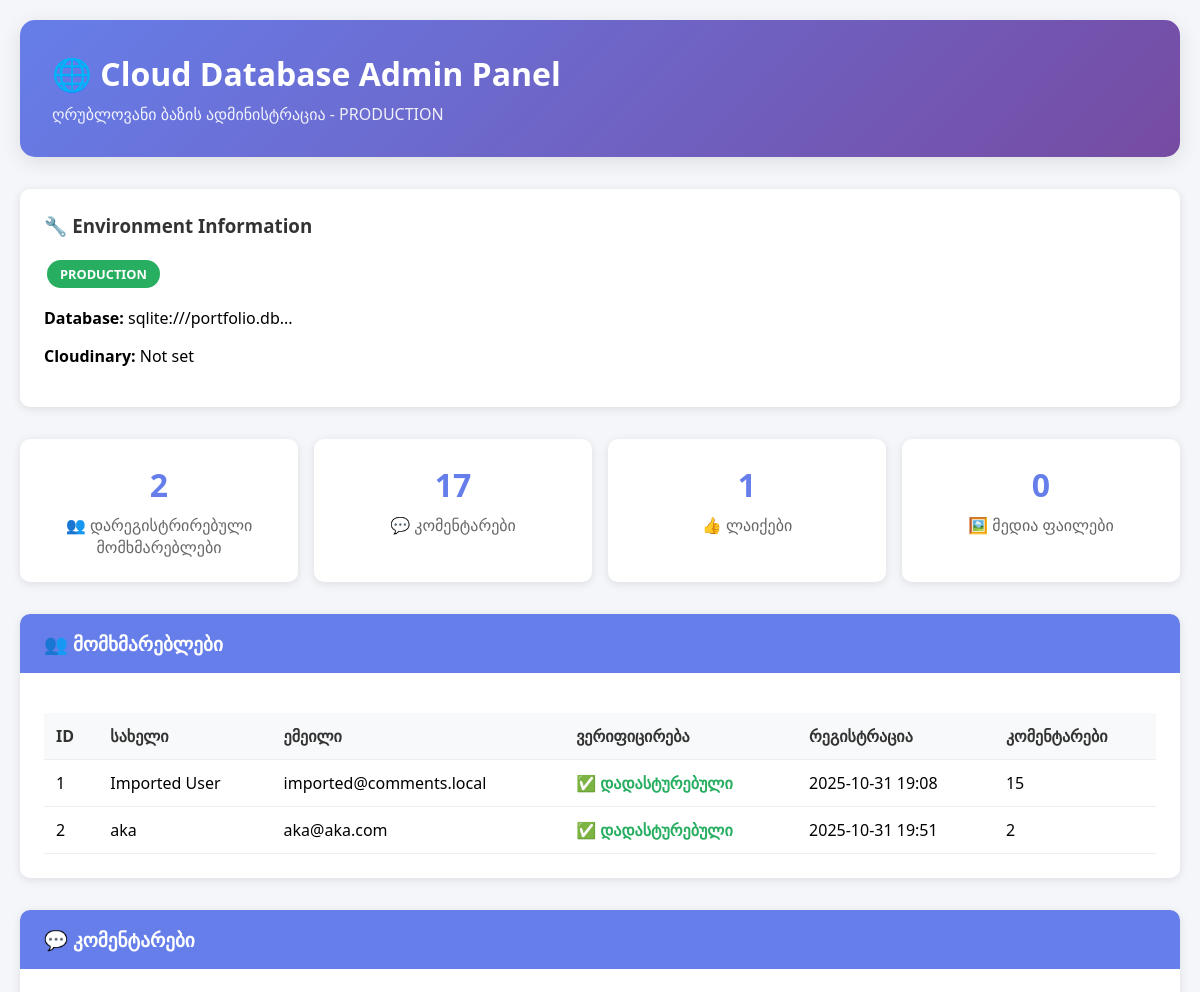
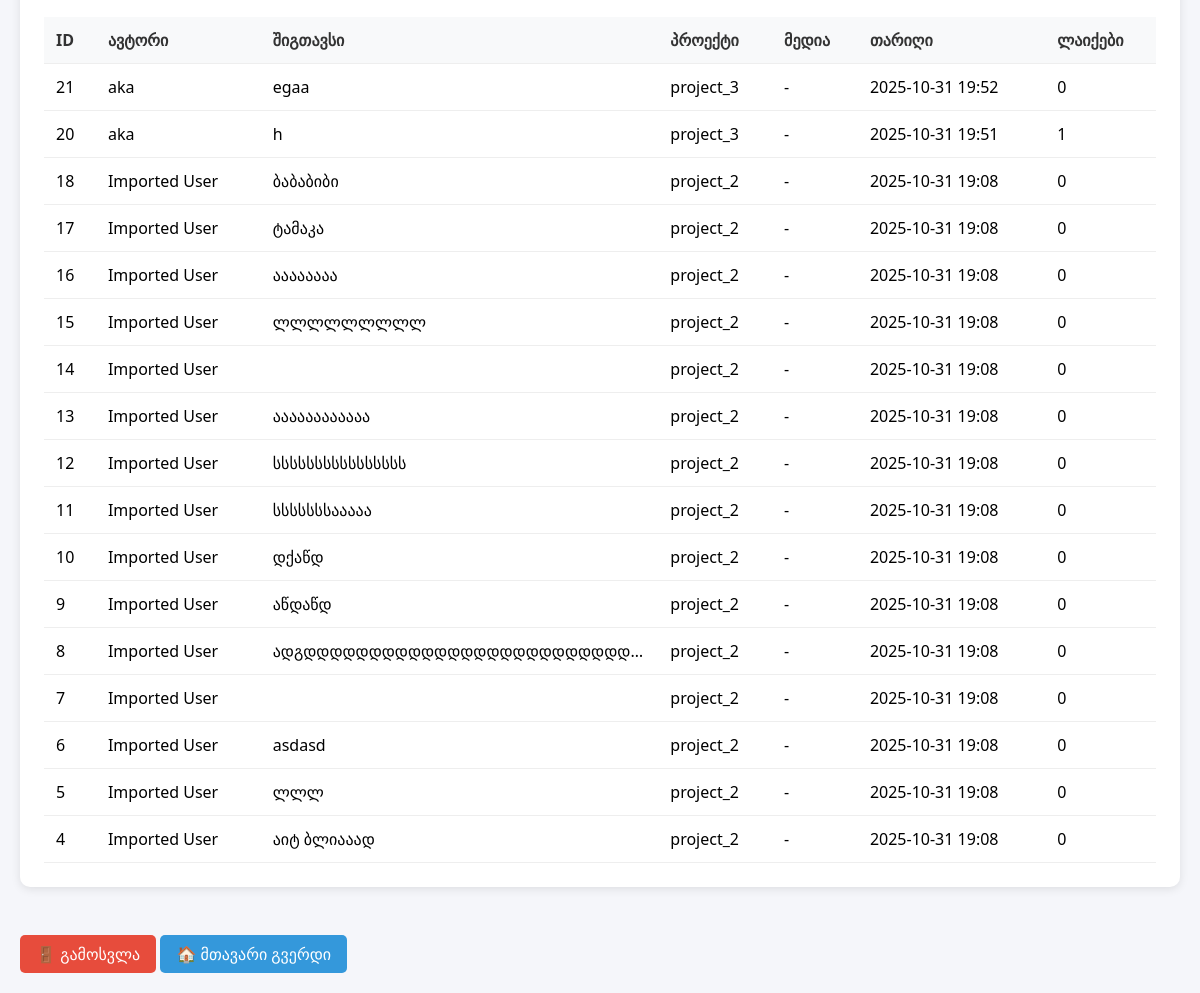
The page /cloud-admin (signed in) on the database as committed earlier (2 pictures, top to bottom).
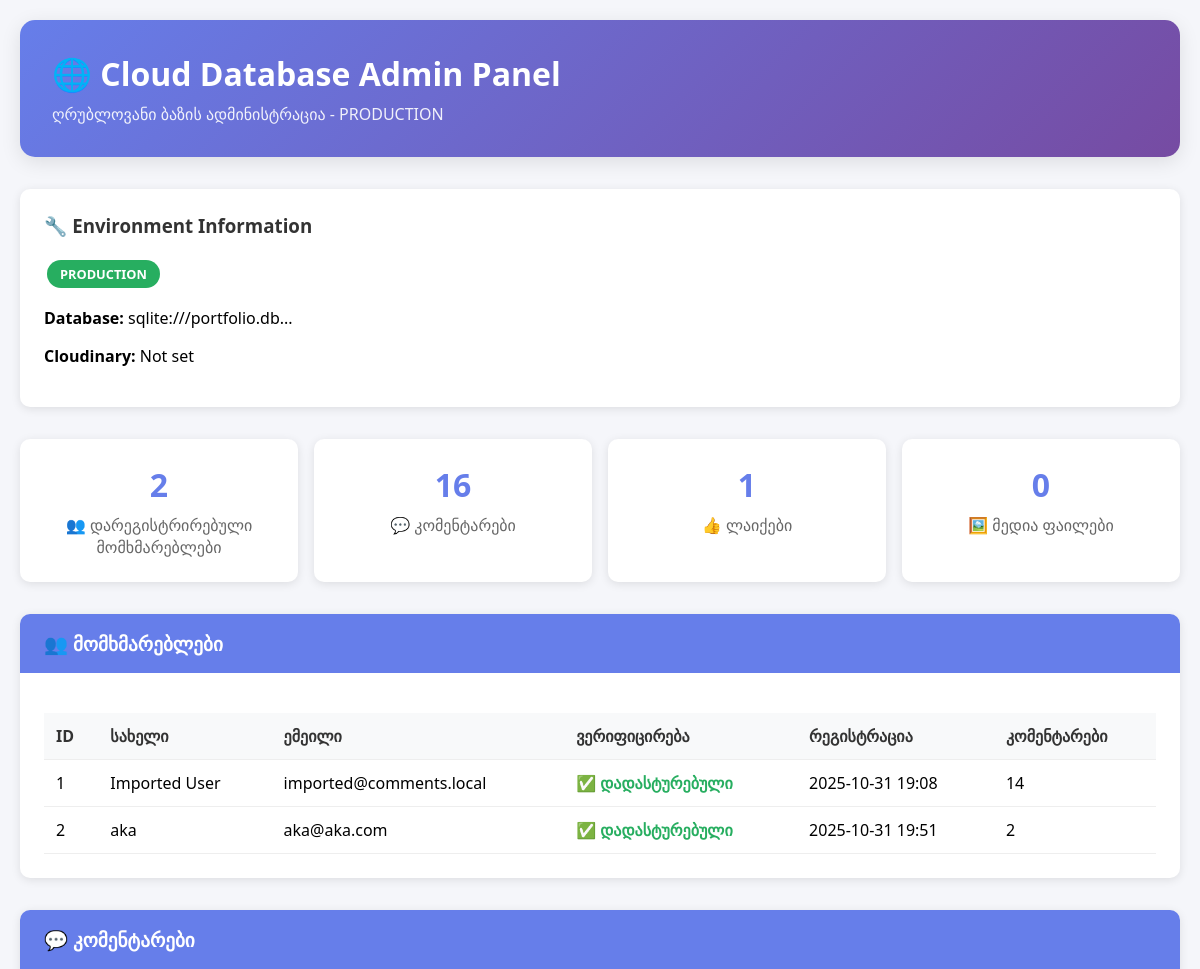
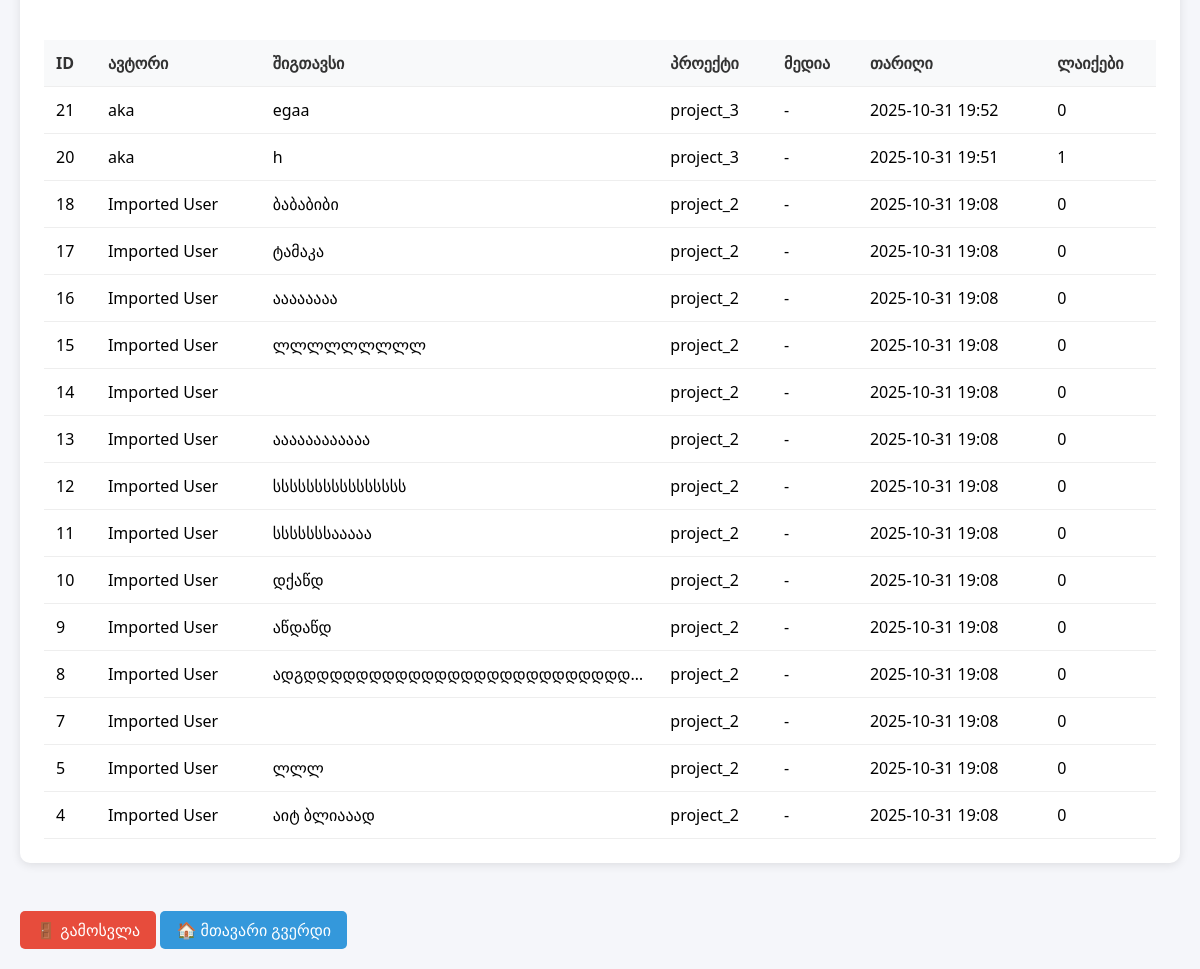
The same page on the database as committed later (2 pictures, top to bottom).
### models.py (models this page shows, shortened)
class User(UserMixin, db.Model):
    id = db.Column(db.Integer, primary_key=True)
    name = db.Column(db.String(50), nullable=False)
    email = db.Column(db.String(120), unique=True, nullable=False)
    password_hash = db.Column(db.String(128), nullable=False)
    email_verified = db.Column(db.Boolean, default=False, nullable=False)
    verification_token = db.Column(db.String(100), nullable=True)
    reset_token = db.Column(db.String(100), nullable=True)
    reset_token_expires = db.Column(db.DateTime, nullable=True)
    created_at = db.Column(db.DateTime, default=datetime.utcnow)
    is_active = db.Column(db.Boolean, default=True)
    comments = db.relationship('Comment', backref='author', lazy=True)

class Comment(db.Model):
    id = db.Column(db.Integer, primary_key=True)
    content = db.Column(db.Text, nullable=False)
    project_id = db.Column(db.String(50), nullable=False)
    user_id = db.Column(db.Integer, db.ForeignKey('user.id'), nullable=False)  # Required for registered users only
    parent_id = db.Column(db.Integer, db.ForeignKey('comment.id'), nullable=True)
    media_urls = db.Column(db.Text, nullable=True)  # JSON array of Cloudinary URLs
    created_at = db.Column(db.DateTime, default=datetime.utcnow)
    replies = db.relationship('Comment', backref=db.backref('parent', remote_side=[id]), lazy=True)
    likes = db.relationship('Like', backref='comment', lazy=True, cascade='all, delete-orphan')
    def get_like_count(self):
        return len(self.likes)

### app.py (the view, shortened to what this page needs)
@app.route('/cloud-admin', methods=['GET', 'POST'])
def cloud_admin():
    if not session.get('cloud_admin'):
        return render_template('cloud_admin_login.html')
    try:
        users = User.query.all()
        comments = Comment.query.order_by(Comment.created_at.desc()).all()
        likes = Like.query.all()
        env_info = {
            'database_url': os.environ.get('DATABASE_URL', 'Local SQLite'),
            'cloudinary_cloud': os.environ.get('CLOUDINARY_CLOUD_NAME', 'Not set'),
            'environment': 'PRODUCTION' if os.environ.get('DATABASE_URL') else 'DEVELOPMENT'
        }
        return render_template('cloud_admin_panel.html',
                             users=users,
                             comments=comments,
                             likes=likes,
                             env_info=env_info)
    except Exception as e:
        flash(f'Database error: {e}', 'error')
        return render_template('cloud_admin_login.html')

### templates/cloud_admin_panel.html (shortened to what this page needs)
<!DOCTYPE html>
<html lang="ka">
<head>
</head>
<body>
    <div class="container">
        <div class="header">
            <h1>🌐 Cloud Database Admin Panel</h1>
            <p>ღრუბლოვანი ბაზის ადმინისტრაცია - {{ env_info.environment }}</p>
        </div>
        <div class="env-info">
            <h3>🔧 Environment Information</h3>
            <div>
                <span class="env-badge {% if env_info.environment == 'PRODUCTION' %}env-production{% else %}env-development{% endif %}">
                    {{ env_info.environment }}
                </span>
            </div>
            <p><strong>Database:</strong> {{ env_info.database_url[:50] }}...</p>
            <p><strong>Cloudinary:</strong> {{ env_info.cloudinary_cloud }}</p>
        </div>
        <div class="stats">
            <div class="stat-card">
                <div class="stat-number">{{ users|length }}</div>
                <div class="stat-label">👥 დარეგისტრირებული მომხმარებლები</div>
            </div>
            <div class="stat-card">
                <div class="stat-number">{{ comments|length }}</div>
                <div class="stat-label">💬 კომენტარები</div>
            </div>
            <div class="stat-card">
                <div class="stat-number">{{ likes|length }}</div>
                <div class="stat-label">👍 ლაიქები</div>
            </div>
            <div class="stat-card">
                <div class="stat-number">{{ comments|selectattr('media_url')|list|length }}</div>
                <div class="stat-label">🖼️ მედია ფაილები</div>
            </div>
        </div>
        <div class="section">
            <div class="section-header">👥 მომხმარებლები</div>
            <div class="section-content">
                {% if users %}
                <table class="data-table">
                    <thead>
                        <tr>
                            <th>ID</th>
                            <th>სახელი</th>
                            <th>ემეილი</th>
                            <th>ვერიფიცირება</th>
                            <th>რეგისტრაცია</th>
                            <th>კომენტარები</th>
                        </tr>
                    </thead>
                    <tbody>
                        {% for user in users %}
                        <tr>
                            <td>{{ user.id }}</td>
                            <td>{{ user.name }}</td>
                            <td>{{ user.email }}</td>
                            <td>
                                {% if user.email_verified %}
                                    <span class="user-verified">✅ დადასტურებული</span>
                                {% else %}
                                    <span class="user-unverified">⏳ მოლოდინში</span>
                                {% endif %}
                            </td>
                            <td>{{ user.created_at.strftime('%Y-%m-%d %H:%M') if user.created_at else 'N/A' }}</td>
                            <td>{{ user.comments|length }}</td>
                        </tr>
                        {% endfor %}
                    </tbody>
                </table>
                {% else %}
                <p>მომხმარებლები ჯერ არ არის დარეგისტრირებული.</p>
                {% endif %}
            </div>
        </div>
        <div class="section">
            <div class="section-header">💬 კომენტარები</div>
            <div class="section-content">
                {% if comments %}
                <table class="data-table">
                    <thead>
                        <tr>
                            <th>ID</th>
                            <th>ავტორი</th>
                            <th>შიგთავსი</th>
                            <th>პროექტი</th>
                            <th>მედია</th>
                            <th>თარიღი</th>
                            <th>ლაიქები</th>
                        </tr>
                    </thead>
                    <tbody>
                        {% for comment in comments %}
                        <tr>
                            <td>{{ comment.id }}</td>
                            <td>{{ comment.author.name if comment.author else 'ანონიმური' }}</td>
                            <td class="comment-content">{{ comment.content[:100] }}{% if comment.content|length > 100 %}...{% endif %}</td>
                            <td>{{ comment.project_id }}</td>
                            <td>
                                {% if comment.media_url %}
                                    <a href="{{ comment.media_url }}" target="_blank" class="media-link">📷 სურათი</a>
                                {% else %}
                                    -
                                {% endif %}
                            </td>
                            <td>{{ comment.created_at.strftime('%Y-%m-%d %H:%M') if comment.created_at else 'N/A' }}</td>
                            <td>{{ comment.get_like_count() }}</td>
                        </tr>
                        {% endfor %}
                    </tbody>
                </table>
                {% else %}
                <p>კომენტარები ჯერ არ არის.</p>
                {% endif %}
            </div>
        </div>
        <a href="{{ url_for('cloud_admin_logout') }}" class="logout-btn">🚪 გამოსვლა</a>
        <a href="{{ url_for('index') }}" class="logout-btn" style="background: #3498db;">🏠 მთავარი გვერდი</a>
    </div>
</body>
</html>

### templates/cloud_admin_panel.html (style rules this page uses)
body { font-family: 'Segoe UI', Tahoma, Geneva, Verdana, sans-serif; background: #f5f6fa; margin: 0; padding: 20px; }
.container { max-width: 1200px; margin: 0 auto; }
.header { background: linear-gradient(135deg, #667eea 0%, #764ba2 100%); color: white; padding: 2rem; border-radius: 15px; margin-bottom: 2rem; box-shadow: 0 5px 20px rgba(0,0,0,0.1); }
.header h1 { margin: 0; font-size: 2rem; }
.header p { margin: 0.5rem 0 0 0; opacity: 0.9; }
.env-info { background: white; padding: 1.5rem; border-radius: 10px; margin-bottom: 2rem; box-shadow: 0 2px 10px rgba(0,0,0,0.1); }
.env-info h3 { margin-top: 0; color: #333; }
.env-badge { display: inline-block; padding: 0.3rem 0.8rem; border-radius: 20px; font-size: 0.8rem; font-weight: bold; margin: 0.2rem; }
.env-production { background: #27ae60; color: white; }
.stats { display: grid; grid-template-columns: repeat(auto-fit, minmax(200px, 1fr)); gap: 1rem; margin-bottom: 2rem; }
.stat-card { background: white; padding: 1.5rem; border-radius: 10px; text-align: center; box-shadow: 0 2px 10px rgba(0,0,0,0.1); }
.stat-number { font-size: 2rem; font-weight: bold; color: #667eea; }
.stat-label { color: #666; margin-top: 0.5rem; }
.section { background: white; margin-bottom: 2rem; border-radius: 10px; overflow: hidden; box-shadow: 0 2px 10px rgba(0,0,0,0.1); }
.section-header { background: #667eea; color: white; padding: 1rem 1.5rem; font-size: 1.2rem; font-weight: bold; }
.section-content { padding: 1.5rem; }
.data-table { width: 100%; border-collapse: collapse; margin-top: 1rem; }
.data-table th, .data-table td { padding: 0.75rem; text-align: left; border-bottom: 1px solid #eee; }
.data-table th { background: #f8f9fa; font-weight: 600; color: #333; }
.user-verified { color: #27ae60; font-weight: bold; }
.comment-content { max-width: 300px; overflow: hidden; text-overflow: ellipsis; white-space: nowrap; }
.logout-btn { background: #e74c3c; color: white; padding: 0.5rem 1rem; border: none; border-radius: 5px; cursor: pointer; text-decoration: none; display: inline-block; margin-top: 1rem; }

Rows that differ between the two databases and show on the page:
removed Comment: id "6", author "Imported User", content "asdasd", project_id "project_2", created_at "2025-10-31 19:08", get_like_count "0"
computed for User "Imported User": comments|length "15" → "14"
Other text that changed with them:
{{ comments|length }}: "17" → "16"
